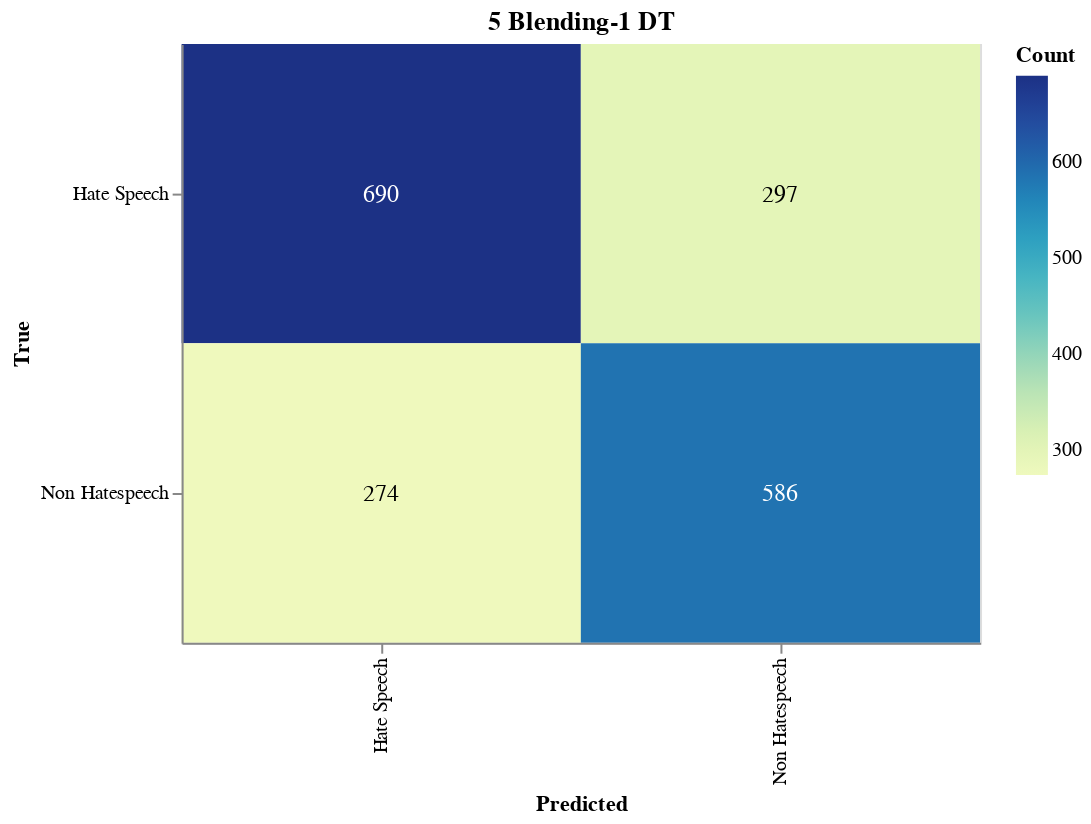

The notebook cell this image was saved under:
### Markdown cell above
#### Save Confusion Matrix

### Code cell
import altair as alt
import pandas as pd
from sklearn.metrics import confusion_matrix

# Calculate the confusion matrix
cm = confusion_matrix(true_labels, adjusted_predictions)

# Define class names
class_names = ['Hate Speech', 'Non Hatespeech']

# Convert confusion matrix to DataFrame
cm_df = pd.DataFrame(cm, index=class_names, columns=class_names).reset_index().melt(id_vars='index')
cm_df.columns = ['True', 'Predicted', 'Count']

# Ensure the order of categories
cm_df['True'] = pd.Categorical(cm_df['True'], categories=class_names, ordered=True)
cm_df['Predicted'] = pd.Categorical(cm_df['Predicted'], categories=class_names, ordered=True)

# Create the Altair plot
heatmap = alt.Chart(cm_df).mark_rect().encode(
    x=alt.X('Predicted:O', sort=class_names),
    y=alt.Y('True:O', sort=class_names),
    color='Count:Q',
    tooltip=['True', 'Predicted', 'Count']
).properties(
    width=400,
    height=300,
    title='5 Blending-1 DT'
)

# Add text labels
text = heatmap.mark_text(
    align='center',
    baseline='middle',
    fontSize=12
).encode(
    text='Count:Q',
    color=alt.condition(
        alt.datum.Count > cm.max() / 2,
        alt.value('white'),
        alt.value('black')
    )
)

# Combine heatmap and text
final_chart = heatmap + text

# Display the plot
final_chart.show()

### Figure 1 — Vega-Lite specification as saved in the notebook (floating-point values rounded to 4 significant figures)
{"config": {"view": {"continuousWidth": 300, "continuousHeight": 300}}, "layer": [{"mark": {"type": "rect"}, "encoding": {"color": {"field": "Count", "type": "quantitative"}, "tooltip": [{"field": "True", "type": "ordinal"}, {"field": "Predicted", "type": "ordinal"}, {"field": "Count", "type": "quantitative"}], "x": {"field": "Predicted", "sort": ["Hate Speech", "Non Hatespeech"], "type": "ordinal"}, "y": {"field": "True", "sort": ["Hate Speech", "Non Hatespeech"], "type": "ordinal"}}, "title": "5 Blending-1 DT"}, {"mark": {"type": "text", "align": "center", "baseline": "middle", "fontSize": 12}, "encoding": {"color": {"condition": {"test": "(datum.Count > 345.0)", "value": "white"}, "value": "black"}, "text": {"field": "Count", "type": "quantitative"}, "tooltip": [{"field": "True", "type": "ordinal"}, {"field": "Predicted", "type": "ordinal"}, {"field": "Count", "type": "quantitative"}], "x": {"field": "Predicted", "sort": ["Hate Speech", "Non Hatespeech"], "type": "ordinal"}, "y": {"field": "True", "sort": ["Hate Speech", "Non Hatespeech"], "type": "ordinal"}}, "title": "5 Blending-1 DT"}], "data": {"name": "data-e37c2f9e4cc2fe11de1a3f38ead794ac"}, "height": 300, "width": 400, "$schema": "https://vega.github.io/schema/vega-lite/v5.17.0.json", "datasets": {"data-e37c2f9e4cc2fe11de1a3f38ead794ac": [{"True": "Hate Speech", "Predicted": "Hate Speech", "Count": 690}, {"True": "Non Hatespeech", "Predicted": "Hate Speech", "Count": 274}, {"True": "Hate Speech", "Predicted": "Non Hatespeech", "Count": 297}, {"True": "Non Hatespeech", "Predicted": "Non Hatespeech", "Count": 586}]}}
